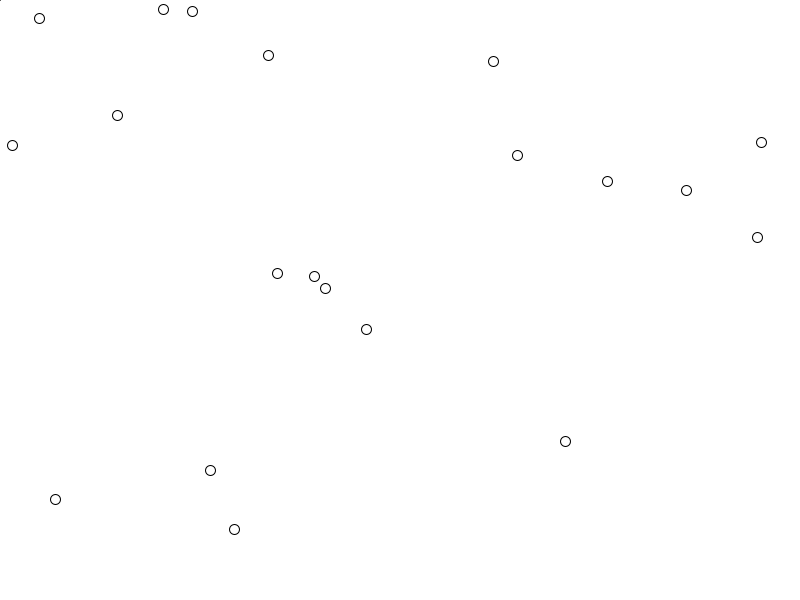
Frame 1 (no input)
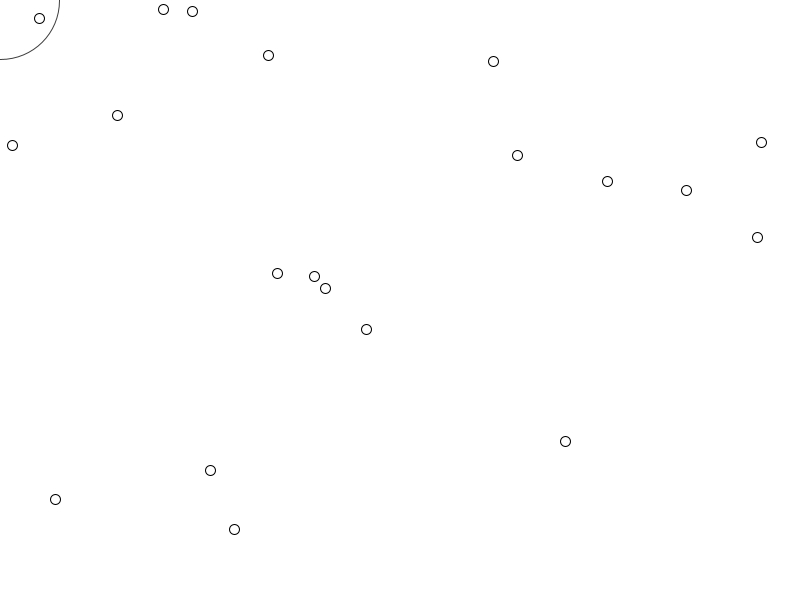
Frame 60 (the mouse pressed at the canvas centre just before this capture)
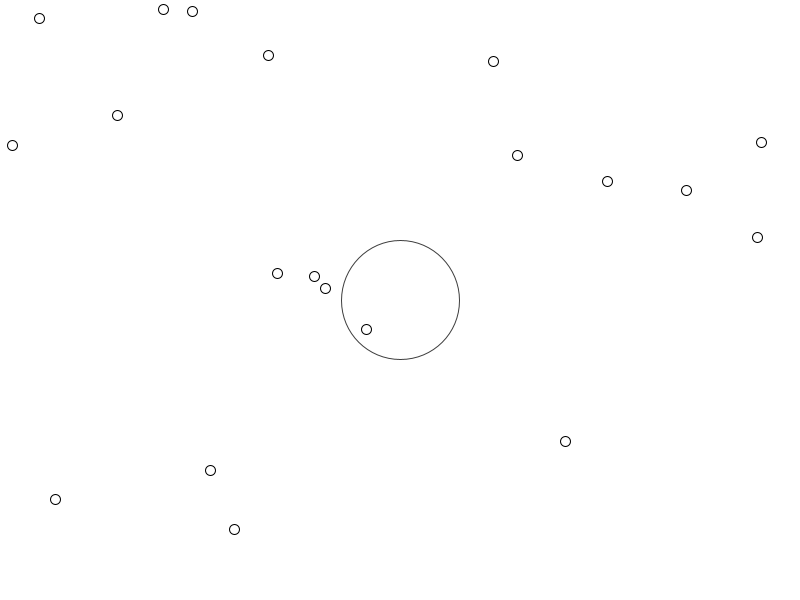
Frame 120 (the mouse held since frame 60 and released just before this capture)

The Processing sketch that drew these frames (run headless with seeded random() and noise(); from frame 60 on, the mouse is pressed at the canvas centre):

// Processing sketch: crystal_growth_model
// ── crystal_growth_model.pde
/* data crystalization */

ArrayList<DataPoint> dataPointsList = new ArrayList<DataPoint>();

void setup()
{
  size(800, 600);
  
  for (int i = 0; i < 20; i++)
  {
    dataPointsList.add(new DataPoint(int(random(width)), int(random(height))));
  }
}

void draw()
{
  background(255);
  for (DataPoint dp : dataPointsList)
  {
    dp.draw();
  }
  incrementRadius();
}

// ── dataPoints.pde
class DataPoint
{

  int xpos;
  int ypos;


  DataPoint(int x, int y)
  {
    xpos = x;
    ypos = y;
  }
  
  void draw()
  {
    pushStyle();
    fill(255);
    ellipse(xpos, ypos, 10, 10);
    popStyle();
  }
}

// ── interaction.pde
int seedX, seedY;
int radius = 0;
int r_max = 500; // maximum radius 

void mousePressed()
{
  radius = 0;
  seedX = mouseX;
  seedY = mouseY;
}

void incrementRadius()
{
  if (radius <= r_max) 
  {
    pushStyle();
    noFill();
    stroke(0, 0, 0, (r_max-radius)/float(r_max) * 255);
    ellipse(seedX, seedY, radius++, radius++);
    popStyle();
  }
}
